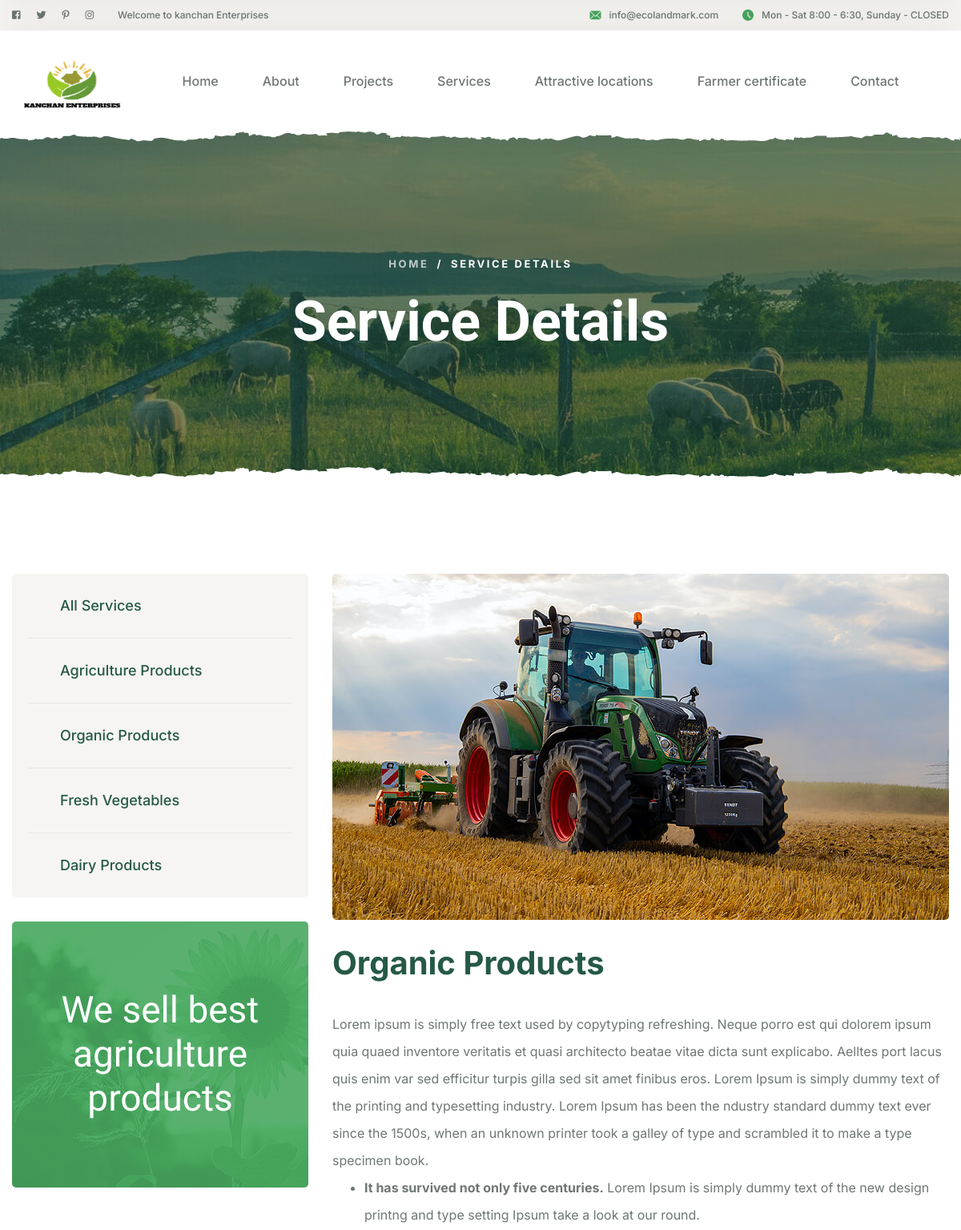
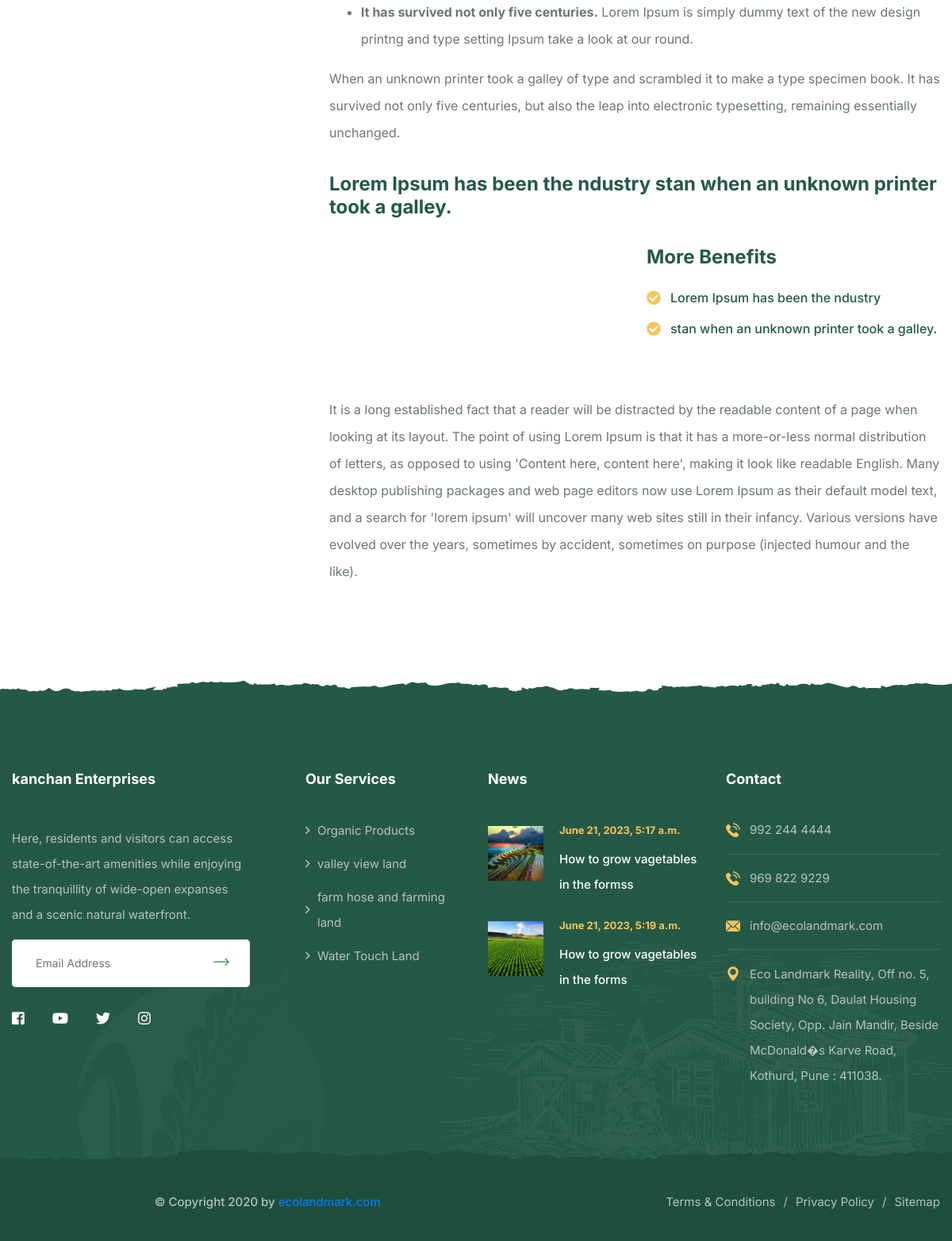
The page /service/organic-products on the database its author committed (2 pictures, top to bottom).
### enterpriseapp/models.py (models this page shows, shortened)
class Home(models.Model):
	id = models.AutoField(primary_key=True)
	title = models.CharField(max_length=255,blank=True,null=True)
	logo = models.ImageField(upload_to="images", blank=True, null=True)
	about = models.TextField()
	meta_discription = models.TextField()
	copyright = HTMLField()

class Service_publisher(models.Model):
	id = models.AutoField(primary_key=True)
	title = models.CharField(max_length=150, blank=False, null=False)
	image = models.ImageField(upload_to='images',blank=True,null=True)
	icon =  models.CharField(max_length=150, blank=False, null=False)
	discription = HTMLField()
	morebenifitimage = models.ImageField(upload_to="images", blank=True, null=True)
	morebenifit = models.CharField(max_length=2000, blank=False, null=False)
	bottomparagraph = HTMLField()
	slug = AutoSlugField(populate_from='title',null=True, unique=True)

class Post(models.Model):
	id = models.AutoField(primary_key=True)
	title = models.CharField(max_length=1000,blank=False,null=False)
	post_description = RichTextField()
	image = models.ImageField(upload_to='images',blank=True,null=True)
	imagealt = models.CharField(max_length=255,blank=True,null=True)
	tag = TaggableManager(blank=True)
	metadsc = models.CharField(max_length=255,blank=True,null=True)
	category_id = models.ForeignKey(Category,on_delete=models.CASCADE,blank=True,null=True)
	author = models.ForeignKey(User, on_delete= models.CASCADE)
	updated_on = models.DateTimeField(auto_now= True)
	created_on = models.DateTimeField(auto_now_add=True)
	read_count = models.IntegerField(default=0, editable=False)
	read_time = models.IntegerField(default=0, editable=False)
	STATUS_CHOICES = (('draft', 'Save Draft'), ('published', 'Published'))
	status = models.CharField(max_length=20, choices=STATUS_CHOICES)
	slug = AutoSlugField(populate_from='title',null=True, unique=True)
	def __str__(self):
		return self.title

### enterpriseapp/views.py (the view)
# urls.py: path('service/<str:slug>', views.Service_details, name='service-details'),
def Service_details(request, slug):
    service = Service_publisher.objects.get(slug=slug)
    context = {'service':service}
    return render(request, 'frontend/service-details.html', context)

### enterpriseapp/context_processors.py (called while the page is built)
def header_footer_context(request):
    return {'header_footer_data': header_footer_data()}

### enterpriseapp/views.py (called while the page is built)
@register.filter(name='split')
def split(value, key):
    value.split("key")
    return value.split(key)

def header_footer_data():
    post = Post.objects.select_related('category_id').select_related('author').all().order_by('created_on')[:4]
    print(post)
    home = Home.objects.first()
    service = Service_publisher.objects.all()[:8]
    return {
        'home': home,
        'service':service,
        'post':post,
    }

### templates/frontend/service-details.html (shortened to what this page needs)
{% extends 'base.html'%}
{% load static%}
{% block body%}
        <section class="page-header">
            <div class="page-header__bg" style="background-image: url(assets/images/backgrounds/page-header-bg-1-1.jpg);"></div>
            <div class="container">
                <ul class="thm-breadcrumb list-unstyled">
                    <li><a href="index.html">Home</a></li>
                    <li>/</li>
                    <li><span>Service Details</span></li>
                </ul>
                <h2>Service Details</h2>
            </div>
        </section>
        <section class="service-details">
            <div class="container">
                <div class="row">
                    <div class="col-lg-4">
                        <div class="service-sidebar">
                            <div class="service-sidebar__links">
                                <ul>
                                    <li><a href="#">All Services</a></li>
                                    <li><a href="#">Agriculture Products</a></li>
                                    <li><a href="#">Organic Products</a></li>
                                    <li><a href="#">Fresh Vegetables</a></li>
                                    <li><a href="#">Dairy Products</a></li>
                                </ul>
                            </div>
                            <div class="service-sidebar__call">
                                <div class="service-sidebar__call-bg" style="background-image: url(assets/images/services/service-widget-bg-1.jpg);"></div>
                                <h3>We sell best
                                    agriculture
                                    products</h3>
                            </div>
                        </div>
                    </div>
                    <div class="col-lg-8 bottom-col">
                        <img src="assets/images/services/service-d-1-1.jpg" alt="">
                        <h2>{{service.title}}</h2>
                        <p>  {{service.discription|safe}}</p>
                        <div class="row">
                            <div class="col-md-6">
                            </div>
                            <div class="col-md-6">
                                <h4>More Benefits</h4>
                                <ul class="list-unstyled service-details__list-2">
                                    {% for points in service.morebenifit|split:"," %}
                                    <li>
                                        <i class="fa fa-check-circle"></i>
                                        {{points}}
                                    </li>
                                    {% endfor%}
                                </ul>
                            </div>
                        </div>
                        <br>
                        <br>
                        <p>{{service.bottomparagraph|safe}}</p>
                    </div>
                </div>
            </div>
        </section>
      {% endblock body%}

### templates/base.html (shortened to what this page needs)
{%load static%}
<!DOCTYPE html>
<html lang="en">
<head>
    <link rel="stylesheet" href=" {% static 'assets/css/bootstrap.min.css' %}">
    <link rel="stylesheet" href=" {% static 'assets/css/fontawesome-all.min.css' %}">
    <link rel="stylesheet" href=" {% static 'assets/css/swiper.min.css' %}">
    <link rel="stylesheet" href=" {% static 'assets/css/animate.min.css' %}">
    <link rel="stylesheet" href=" {% static 'assets/css/odometer.min.css' %}">
    <link rel="stylesheet" href=" {% static 'assets/css/jarallax.css' %}">
    <link rel="stylesheet" href=" {% static 'assets/css/magnific-popup.css' %}">
    <link rel="stylesheet" href=" {% static 'assets/css/bootstrap-select.min.css' %}">
    <link rel="stylesheet" href=" {% static 'assets/css/agrikon-icons.css' %}">
    <link rel="stylesheet" href=" {% static 'assets/css/nouislider.min.css' %}">
    <link rel="stylesheet" href=" {% static 'assets/css/nouislider.pips.css' %}">
    <link rel="stylesheet" href=" {% static 'assets/css/main.css' %}">
</head>
<body>
    <div class="page-wrapper">
        <header class="main-header">
            <div class="topbar">
                <div class="container">
                    <div class="topbar__left">
                        <div class="topbar__social">
                            <a href="#" class="fab fa-facebook-square"></a>
                            <a href="#" class="fab fa-twitter"></a>
                            <a href="#" class="fab fa-pinterest-p"></a>
                            <a href="#" class="fab fa-instagram"></a>
                        </div>
                        <p>Welcome to kanchan Enterprises</p>
                    </div>
                    <div class="topbar__right">
                        <a href="#"><i class="agrikon-icon-email"></i>info@ecolandmark.com</a>
                        <a href="#"><i class="agrikon-icon-clock"></i>Mon - Sat 8:00 - 6:30, Sunday - CLOSED</a>
                    </div>
                </div>
            </div>
            <nav class="main-menu">
                <div class="container">
                    <div class="logo-box">
                       <a href="/" aria-label="logo image"><img src="{{header_footer_data.home.logo.url}}" height="87px" width="150px" alt=""></a>
                    </div>
                    <ul class="main-menu__list">
                        <li class="dropdown">
                            <a href="{% url 'home' %}">Home</a>
                        </li>
                        <li>
                            <a href="{% url 'about' %}">About</a>
                        </li>
                        <li class="dropdown">
                            <a href="{% url 'projects' %}">Projects</a>
                        </li>
                        <li class="dropdown">
                            <a href="{% url 'service' %}">Services</a>
                        </li>
                        <li class="dropdown">
                            <a href="{% url 'attractive-location' %}">Attractive locations</a>
                        </li>
                        <li class="dropdown">
                            <a href="{% url 'farmer-certificate-details' %}">Farmer certificate</a>
                        </li>
                        <li>
                            <a href="{% url 'contact' %}">Contact</a>
                        </li>
                    </ul>
                </div>
            </nav>
        </header>
{%block body%}
{% endblock body %}
<footer class="site-footer">
    <img src="{%static 'assets/images/icons/footer-bg-icon-1.png'%}" class="site-footer__shape-1" alt="">
    <img src="{%static 'assets/images/icons/footer-bg-icon-2.png'%}" class="site-footer__shape-2" alt="">
    <div class="container">
        <div class="row">
            <div class="col-sm-12 col-md-6 col-lg-6 col-xl-4">
                <div class="footer-widget">
                         <h3 class="footer-widget__title">{{header_footer_data.home.title}}</h3>
                    <p> {{header_footer_data.home.about}}
                    </p>
                    <form action="#" data-url="YOUR_MAILCHIMP_URL" class="mc-form">
                        <input type="email" name="EMAIL" placeholder="Email Address">
                        <button type="submit"><i class="agrikon-icon-right-arrow"></i></button>
                    </form>
                    <div class="footer__social">
                        <a href="https://www.facebook.com/farmercertificates" class="fab fa-facebook-square"></a>
                        <a href="https://www.youtube.com/channel/UCAd8xbeWFxcUn_cc2tKZQ9Q/videos" class="fab fa-youtube"></a>
                        <a href="https://twitter.com/realityeco" class="fab fa-twitter"></a>
                        <a href="https://www.instagram.com/farmercertificate_/?__coig_restricted=1" class="fab fa-instagram"></a>
                    </div>
                </div>
            </div>
            <div class="col-sm-12 col-md-6 col-lg-6 col-xl-2">
                <div class="footer-widget footer-widget__links-widget">
                    <h3 class="footer-widget__title">Our Services</h3>
                    <ul class="list-unstyled footer-widget__links">
                        {% for service in header_footer_data.service%}
                        <li><a href="/service/{{service.slug}}">{{service.title}}</a></li>
                        {% endfor%}
                    </ul>
                </div>
            </div>
            <div class="col-sm-12 col-md-6 col-lg-6 col-xl-3">
                <div class="footer-widget">
                    <h3 class="footer-widget__title">News</h3>
                    <ul class="list-unstyled footer-widget__post">
                        {% for allposts in header_footer_data.post %}
                        <li>
                            <img src="{{allposts.image.url}}" alt={{allposts.image.imagealt}}>
                            <div class="footer-widget__post-content">
                                <span>{{allposts.created_on}}</span>
                                <h4><a href="{{allposts.slug}}">{{allposts.title}}</a></h4>
                            </div>
                        </li>
                        {%endfor%}
                    </ul>
                </div>
            </div>
            <div class="col-sm-12 col-md-6 col-lg-6 col-xl-3">
                <h3 class="footer-widget__title">Contact</h3>
                <ul class="list-unstyled footer-widget__contact">
                    <li>
                        <i class="agrikon-icon-telephone"></i>
                        <a href="tel:992-244-4444">992 244 4444</a>
                    </li>
                     <li>
                        <i class="agrikon-icon-telephone"></i>
                        <a href="tel:969-822-9229">969 822 9229</a>
                    </li>
                    <li>
                        <i class="agrikon-icon-email"></i>
                        <a href="mailto:info@ecolandmark.com">info@ecolandmark.com</a>
                    </li>
                    <li>
                        <i class="agrikon-icon-pin"></i>
                        <a href="#">Eco Landmark Reality, Off no. 5, building No 6, Daulat Housing Society, Opp. Jain Mandir, Beside McDonald�s Karve Road, Kothurd, Pune : 411038.</a>
                    </li>
                </ul>
            </div>
        </div>
    </div>
</footer>
<div class="bottom-footer">
    <div class="container">
        <p>{{header_footer_data.home.copyright|safe}}</p>
        <div class="bottom-footer__links">
            <a href="#">Terms & Conditions</a>
            <a href="#">Privacy Policy</a>
            <a href="#">Sitemap</a>
        </div>
    </div>
</div>
</div>
</body>
</html>

### rows shown on the page
Home: home.logo (picture), home "kanchan Enterprises", home.about "Here, residents and visitors can access state-of-the-art amenities while enjoying the tranquillity of wide-open expanses and a scenic natural waterfront.", home.copyright "© Copyright 2020 by ecolandmark.com"
Service_publisher: title "Organic Products", discription "Lorem ipsum is simply free text used by copytyping refreshing. Neque porro est qui dolorem ipsum quia quaed inventore veritatis et quasi architecto beatae vitae dicta sunt explicabo. Aelltes port lacus quis enim var sed efficitur turpis gilla sed sit amet finibus eros. Lorem Ipsum is simply dummy text of the printing and typesetting industry. Lorem Ipsum has been the ndustry standard dummy text ever since the 1500s, when an unknown printer took a galley of type and scrambled it to make a type specimen book. It has survived not only five centuries. Lorem Ipsum is simply dummy text of the new design printng and type setting Ipsum take a look at our round. It has survived not only five…", bottomparagraph "It is a long established fact that a reader will be distracted by the readable content of a page when looking at its layout. The point of using Lorem Ipsum is that it has a more-or-less normal distribution of letters, as opposed to using 'Content here, content here', making it look like readable English. Many desktop publishing packages and web page editors now use Lorem Ipsum as their default model text, and a search for 'lorem ipsum' will uncover many web sites still in their infancy. Various versions have evolved over the years, sometimes by accident, sometimes on purpose (injected humour and the like)."
Service_publisher: title "valley view land"
Service_publisher: title "farm hose and farming land"
Service_publisher: title "Water Touch Land"
Post: image (picture), created_on "June 21, 2023, 5:17 a.m.", title "How to grow vagetables in the formss"
Post: image (picture), created_on "June 21, 2023, 5:19 a.m.", title "How to grow vagetables in the forms"

### other values the page prints
{{ points }} "Lorem Ipsum has been the ndustry" "stan when an unknown printer took a galley."
